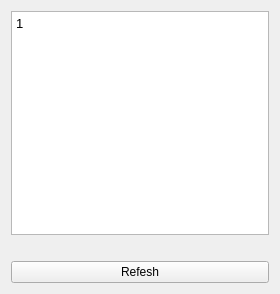
<?xml version="1.0" encoding="UTF-8"?>
<ui version="4.0">
 <class>ScoreWindow</class>
 <widget class="QWidget" name="ScoreWindow">
  <property name="geometry">
   <rect>
    <x>0</x>
    <y>0</y>
    <width>280</width>
    <height>294</height>
   </rect>
  </property>
  <property name="sizePolicy">
   <sizepolicy hsizetype="Fixed" vsizetype="Fixed">
    <horstretch>0</horstretch>
    <verstretch>0</verstretch>
   </sizepolicy>
  </property>
  <property name="windowTitle">
   <string>Score Window</string>
  </property>
  <layout class="QVBoxLayout" name="verticalLayout">
   <item>
    <widget class="QTextEdit" name="textEdit">
     <property name="readOnly">
      <bool>true</bool>
     </property>
     <property name="html">
      <string>&lt;!DOCTYPE HTML PUBLIC &quot;-//W3C//DTD HTML 4.0//EN&quot; &quot;http://www.w3.org/TR/REC-html40/strict.dtd&quot;&gt;
&lt;html&gt;&lt;head&gt;&lt;meta name=&quot;qrichtext&quot; content=&quot;1&quot; /&gt;&lt;style type=&quot;text/css&quot;&gt;
p, li { white-space: pre-wrap; }
&lt;/style&gt;&lt;/head&gt;&lt;body style=&quot; font-family:'.SF NS Text'; font-size:13pt; font-weight:400; font-style:normal;&quot;&gt;
&lt;p style=&quot; margin-top:0px; margin-bottom:0px; margin-left:0px; margin-right:0px; -qt-block-indent:0; text-indent:0px;&quot;&gt;&lt;span style=&quot; font-family:'MS Shell Dlg 2'; font-size:10pt;&quot;&gt;1&lt;/span&gt;&lt;/p&gt;&lt;/body&gt;&lt;/html&gt;</string>
     </property>
    </widget>
   </item>
   <item>
    <widget class="QLabel" name="lbStatus">
     <property name="text">
      <string/>
     </property>
    </widget>
   </item>
   <item>
    <layout class="QHBoxLayout" name="horizontalLayout">
     <item>
      <widget class="QPushButton" name="bnGo">
       <property name="text">
        <string>Refesh</string>
       </property>
      </widget>
     </item>
    </layout>
   </item>
  </layout>
 </widget>
 <layoutdefault spacing="6" margin="11"/>
 <tabstops>
  <tabstop>bnGo</tabstop>
  <tabstop>textEdit</tabstop>
 </tabstops>
 <resources/>
 <connections/>
</ui>
